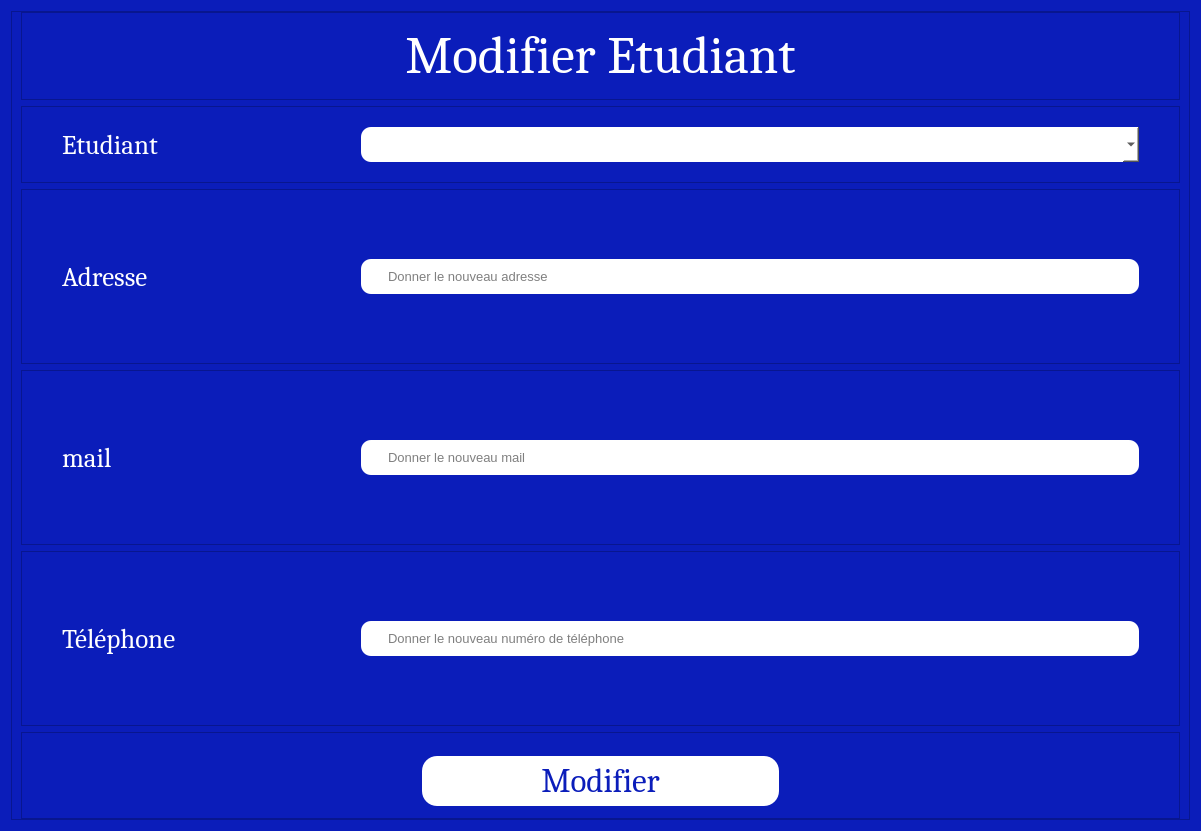
<?xml version="1.0" encoding="UTF-8"?>
<ui version="4.0">
 <class>Dialog</class>
 <widget class="QDialog" name="Dialog">
  <property name="geometry">
   <rect>
    <x>0</x>
    <y>0</y>
    <width>1201</width>
    <height>831</height>
   </rect>
  </property>
  <property name="windowTitle">
   <string>Dialog</string>
  </property>
  <property name="styleSheet">
   <string notr="true">background-color:#0b1dba;
color:white;
</string>
  </property>
  <layout class="QVBoxLayout" name="verticalLayout">
   <item>
    <widget class="QFrame" name="frame">
     <property name="styleSheet">
      <string notr="true"/>
     </property>
     <property name="frameShape">
      <enum>QFrame::StyledPanel</enum>
     </property>
     <property name="frameShadow">
      <enum>QFrame::Raised</enum>
     </property>
     <layout class="QVBoxLayout" name="verticalLayout_2" stretch="1,0,2,2,2,1">
      <property name="topMargin">
       <number>0</number>
      </property>
      <property name="bottomMargin">
       <number>0</number>
      </property>
      <item>
       <widget class="QFrame" name="frame_6">
        <property name="font">
         <font>
          <family>Cambria</family>
          <pointsize>40</pointsize>
          <weight>9</weight>
          <italic>false</italic>
          <bold>false</bold>
         </font>
        </property>
        <property name="styleSheet">
         <string notr="true">font: 75 40pt &quot;Cambria&quot;;</string>
        </property>
        <property name="frameShape">
         <enum>QFrame::StyledPanel</enum>
        </property>
        <property name="frameShadow">
         <enum>QFrame::Raised</enum>
        </property>
        <layout class="QHBoxLayout" name="horizontalLayout">
         <property name="topMargin">
          <number>5</number>
         </property>
         <property name="bottomMargin">
          <number>5</number>
         </property>
         <item>
          <widget class="QLabel" name="label">
           <property name="font">
            <font>
             <family>Cambria</family>
             <pointsize>40</pointsize>
             <weight>9</weight>
             <italic>false</italic>
             <bold>false</bold>
            </font>
           </property>
           <property name="text">
            <string>Modifier Etudiant</string>
           </property>
           <property name="alignment">
            <set>Qt::AlignCenter</set>
           </property>
          </widget>
         </item>
        </layout>
       </widget>
      </item>
      <item>
       <widget class="QFrame" name="frame_4">
        <property name="frameShape">
         <enum>QFrame::StyledPanel</enum>
        </property>
        <property name="frameShadow">
         <enum>QFrame::Raised</enum>
        </property>
        <layout class="QHBoxLayout" name="horizontalLayout_2" stretch="1,3">
         <property name="spacing">
          <number>40</number>
         </property>
         <property name="leftMargin">
          <number>40</number>
         </property>
         <property name="topMargin">
          <number>20</number>
         </property>
         <property name="rightMargin">
          <number>40</number>
         </property>
         <property name="bottomMargin">
          <number>20</number>
         </property>
         <item>
          <widget class="QLabel" name="label_2">
           <property name="font">
            <font>
             <family>Cambria</family>
             <pointsize>20</pointsize>
             <weight>9</weight>
             <italic>false</italic>
             <bold>false</bold>
            </font>
           </property>
           <property name="styleSheet">
            <string notr="true">font: 75 20pt &quot;Cambria&quot;;</string>
           </property>
           <property name="text">
            <string>Etudiant</string>
           </property>
          </widget>
         </item>
         <item>
          <widget class="QComboBox" name="comboBox_etudiant">
           <property name="styleSheet">
            <string notr="true">height:35px;
border-radius:10px;
padding-left:25px;
background-color:white;
color:black;
</string>
           </property>
          </widget>
         </item>
        </layout>
       </widget>
      </item>
      <item>
       <widget class="QFrame" name="frame_8">
        <property name="frameShape">
         <enum>QFrame::StyledPanel</enum>
        </property>
        <property name="frameShadow">
         <enum>QFrame::Raised</enum>
        </property>
        <layout class="QHBoxLayout" name="horizontalLayout_7" stretch="1,3">
         <property name="spacing">
          <number>40</number>
         </property>
         <property name="leftMargin">
          <number>40</number>
         </property>
         <property name="topMargin">
          <number>5</number>
         </property>
         <property name="rightMargin">
          <number>40</number>
         </property>
         <property name="bottomMargin">
          <number>5</number>
         </property>
         <item>
          <widget class="QLabel" name="label_6">
           <property name="font">
            <font>
             <family>Cambria</family>
             <pointsize>20</pointsize>
             <weight>9</weight>
             <italic>false</italic>
             <bold>false</bold>
            </font>
           </property>
           <property name="styleSheet">
            <string notr="true">font: 75 20pt &quot;Cambria&quot;;</string>
           </property>
           <property name="text">
            <string>Adresse</string>
           </property>
          </widget>
         </item>
         <item>
          <widget class="QLineEdit" name="edit_adresse">
           <property name="font">
            <font>
             <pointsize>10</pointsize>
            </font>
           </property>
           <property name="styleSheet">
            <string notr="true">height:35px;
border-radius:10px;
padding-left:25px;
background-color:white;
color:black;
</string>
           </property>
           <property name="placeholderText">
            <string>Donner le nouveau adresse </string>
           </property>
          </widget>
         </item>
        </layout>
       </widget>
      </item>
      <item>
       <widget class="QFrame" name="frame_9">
        <property name="frameShape">
         <enum>QFrame::StyledPanel</enum>
        </property>
        <property name="frameShadow">
         <enum>QFrame::Raised</enum>
        </property>
        <layout class="QHBoxLayout" name="horizontalLayout_8" stretch="1,3">
         <property name="spacing">
          <number>40</number>
         </property>
         <property name="leftMargin">
          <number>40</number>
         </property>
         <property name="topMargin">
          <number>5</number>
         </property>
         <property name="rightMargin">
          <number>40</number>
         </property>
         <property name="bottomMargin">
          <number>5</number>
         </property>
         <item>
          <widget class="QLabel" name="label_7">
           <property name="font">
            <font>
             <family>Cambria</family>
             <pointsize>20</pointsize>
             <weight>9</weight>
             <italic>false</italic>
             <bold>false</bold>
            </font>
           </property>
           <property name="styleSheet">
            <string notr="true">font: 75 20pt &quot;Cambria&quot;;</string>
           </property>
           <property name="text">
            <string>mail</string>
           </property>
           <property name="alignment">
            <set>Qt::AlignLeading|Qt::AlignLeft|Qt::AlignVCenter</set>
           </property>
          </widget>
         </item>
         <item>
          <widget class="QLineEdit" name="edit_mail">
           <property name="font">
            <font>
             <pointsize>10</pointsize>
            </font>
           </property>
           <property name="styleSheet">
            <string notr="true">height:35px;
border-radius:10px;
padding-left:25px;
background-color:white;
color:black;
</string>
           </property>
           <property name="placeholderText">
            <string>Donner le nouveau mail</string>
           </property>
          </widget>
         </item>
        </layout>
       </widget>
      </item>
      <item>
       <widget class="QFrame" name="frame_11">
        <property name="frameShape">
         <enum>QFrame::StyledPanel</enum>
        </property>
        <property name="frameShadow">
         <enum>QFrame::Raised</enum>
        </property>
        <layout class="QHBoxLayout" name="horizontalLayout_10" stretch="1,3">
         <property name="spacing">
          <number>40</number>
         </property>
         <property name="leftMargin">
          <number>40</number>
         </property>
         <property name="topMargin">
          <number>5</number>
         </property>
         <property name="rightMargin">
          <number>40</number>
         </property>
         <property name="bottomMargin">
          <number>5</number>
         </property>
         <item>
          <widget class="QLabel" name="label_9">
           <property name="font">
            <font>
             <family>Cambria</family>
             <pointsize>20</pointsize>
             <weight>9</weight>
             <italic>false</italic>
             <bold>false</bold>
            </font>
           </property>
           <property name="styleSheet">
            <string notr="true">font: 75 20pt &quot;Cambria&quot;;</string>
           </property>
           <property name="text">
            <string>Téléphone</string>
           </property>
           <property name="alignment">
            <set>Qt::AlignLeading|Qt::AlignLeft|Qt::AlignVCenter</set>
           </property>
          </widget>
         </item>
         <item>
          <widget class="QLineEdit" name="edit_telephone">
           <property name="font">
            <font>
             <pointsize>10</pointsize>
            </font>
           </property>
           <property name="styleSheet">
            <string notr="true">height:35px;
border-radius:10px;
padding-left:25px;
background-color:white;
color:black;
</string>
           </property>
           <property name="placeholderText">
            <string>Donner le nouveau numéro de téléphone</string>
           </property>
          </widget>
         </item>
        </layout>
       </widget>
      </item>
      <item>
       <widget class="QFrame" name="frame_2">
        <property name="frameShape">
         <enum>QFrame::StyledPanel</enum>
        </property>
        <property name="frameShadow">
         <enum>QFrame::Raised</enum>
        </property>
        <layout class="QHBoxLayout" name="horizontalLayout_5" stretch="0">
         <property name="leftMargin">
          <number>400</number>
         </property>
         <property name="topMargin">
          <number>20</number>
         </property>
         <property name="rightMargin">
          <number>400</number>
         </property>
         <item>
          <widget class="QPushButton" name="Modifier">
           <property name="font">
            <font>
             <family>Cambria</family>
             <pointsize>25</pointsize>
             <weight>9</weight>
             <italic>false</italic>
             <bold>false</bold>
            </font>
           </property>
           <property name="cursor">
            <cursorShape>PointingHandCursor</cursorShape>
           </property>
           <property name="styleSheet">
            <string notr="true">background-color:white;
color:#0b1dba;
border-radius:15px;
height:50;
font: 75 25pt &quot;Cambria&quot;;</string>
           </property>
           <property name="text">
            <string>Modifier</string>
           </property>
          </widget>
         </item>
        </layout>
       </widget>
      </item>
     </layout>
    </widget>
   </item>
  </layout>
 </widget>
 <resources/>
 <connections/>
</ui>
